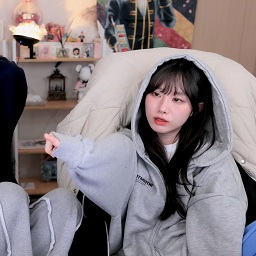
#> input picture ch05/file.bmp, 256 x 256 px
$ python pyramid.py
#> lines starting #> are read from the running program, lines starting #| are printed output that depends on the picture; after the words box and inside, x2 and y2 are one past the last pixel; in counts of white or black regions, pixels touching at a corner belong together
import sys
import numpy as np
import cv2


src = cv2.imread('file.bmp')
#> src is the input picture: shape (256, 256, 3); mean B, G, R 127, 122.8, 132.2

if src is None:
    print('Image load failed!')
    sys.exit()


rc = (250, 120, 200, 200)  # rectangle tuple

# 원본 영상에 그리기
cpy = src.copy()
cv2.rectangle(cpy, rc, (0, 0, 255), 2)
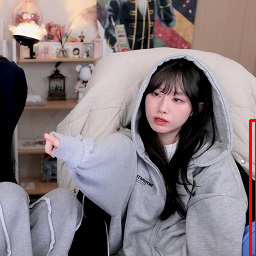
#> cpy: shape (256, 256, 3); 0.85% of pixels changed, all inside (x1, y1, x2, y2) = (249, 119, 256, 256)
cv2.imshow('src', cpy)
cv2.waitKey()

# 반복문을 이용하여 피라미드 영상에 그리기
for i in range(1, 4):
    src = cv2.pyrDown(src)
    cpy = src.copy()
    #shift : rc의 크기를 1/i로 조정
    cv2.rectangle(cpy, rc, (0, 0, 255), 2, shift=i)
    cv2.imshow('src', cpy)
    cv2.waitKey()
    cv2.destroyWindow('src')
#> this loop made 3 passes
#> pass 1, `src = cv2.pyrDown(src)`:
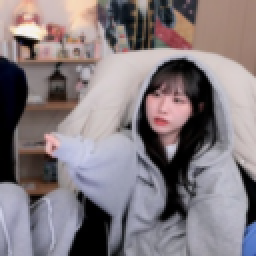
#> src: shape (128, 128, 3) (shown 2 times larger); mean B, G, R 126.9, 122.8, 132.2
#> pass 1, `cv2.imshow('src', cpy)`:
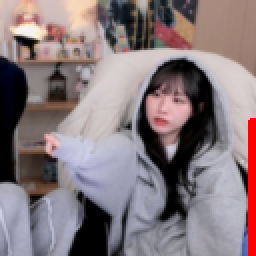
#> window 'src': shape (128, 128, 3) (shown 2 times larger); mean B, G, R 124.8, 120.9, 134.7
#> pass 2, `src = cv2.pyrDown(src)`:
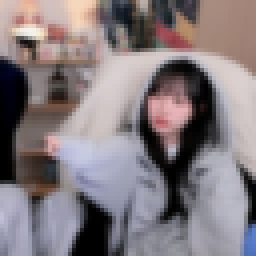
#> src: shape (64, 64, 3) (shown 4 times larger); mean B, G, R 126.8, 122.7, 132.2
#> pass 2, `cv2.imshow('src', cpy)`:
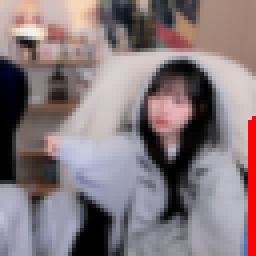
#> window 'src': shape (64, 64, 3) (shown 4 times larger); mean B, G, R 124.6, 120.8, 134.6
#> after the loop:
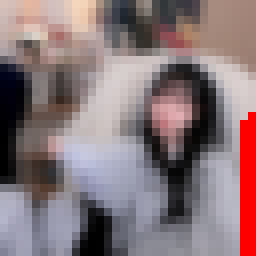
#> cpy: shape (32, 32, 3) (shown 8 times larger); mean B, G, R 121.2, 117.6, 136
#> after the loop:
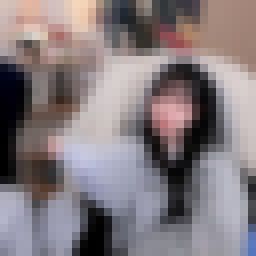
#> src: shape (32, 32, 3) (shown 8 times larger); mean B, G, R 126.5, 122.5, 132.1

cv2.destroyAllWindows()

$ run again, with ch05/tekapo.bmp copied over ch05/file.bmp
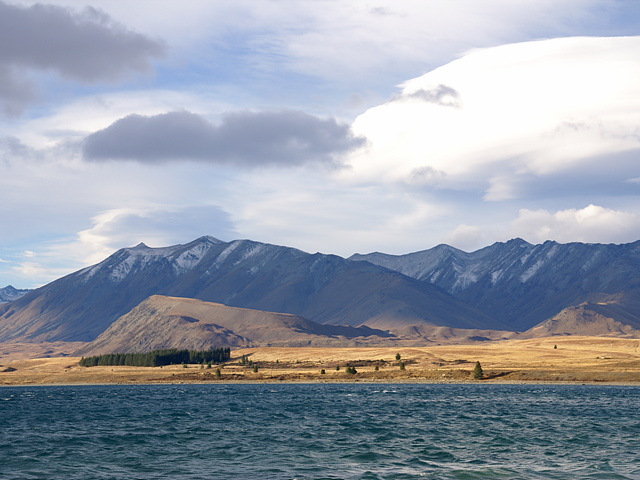
#> input picture ch05/tekapo.bmp, 640 x 480 px
#> src is the input picture: shape (480, 640, 3); mean B, G, R 169.8, 157.4, 149.7
#> `cv2.rectangle(cpy, rc, (0, 0, 255), 2)`:
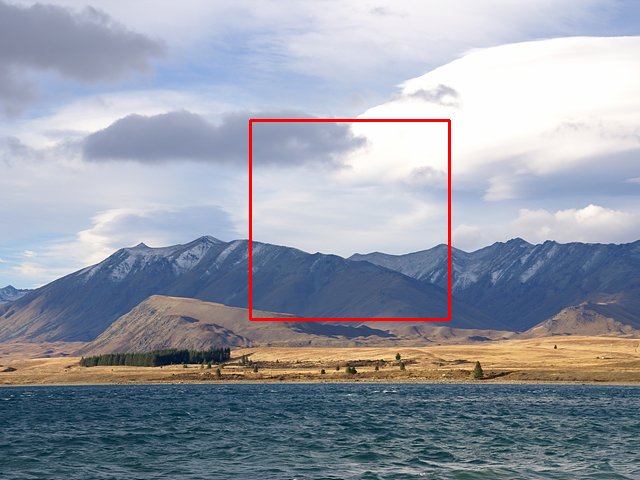
#> cpy: shape (480, 640, 3); 0.78% of pixels changed, all inside (x1, y1, x2, y2) = (249, 119, 451, 321)
#> after the loop `for i in range(1, 4):`:
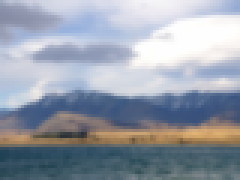
#> src: shape (60, 80, 3) (shown 3 times larger); mean B, G, R 170.7, 158.2, 150.6
